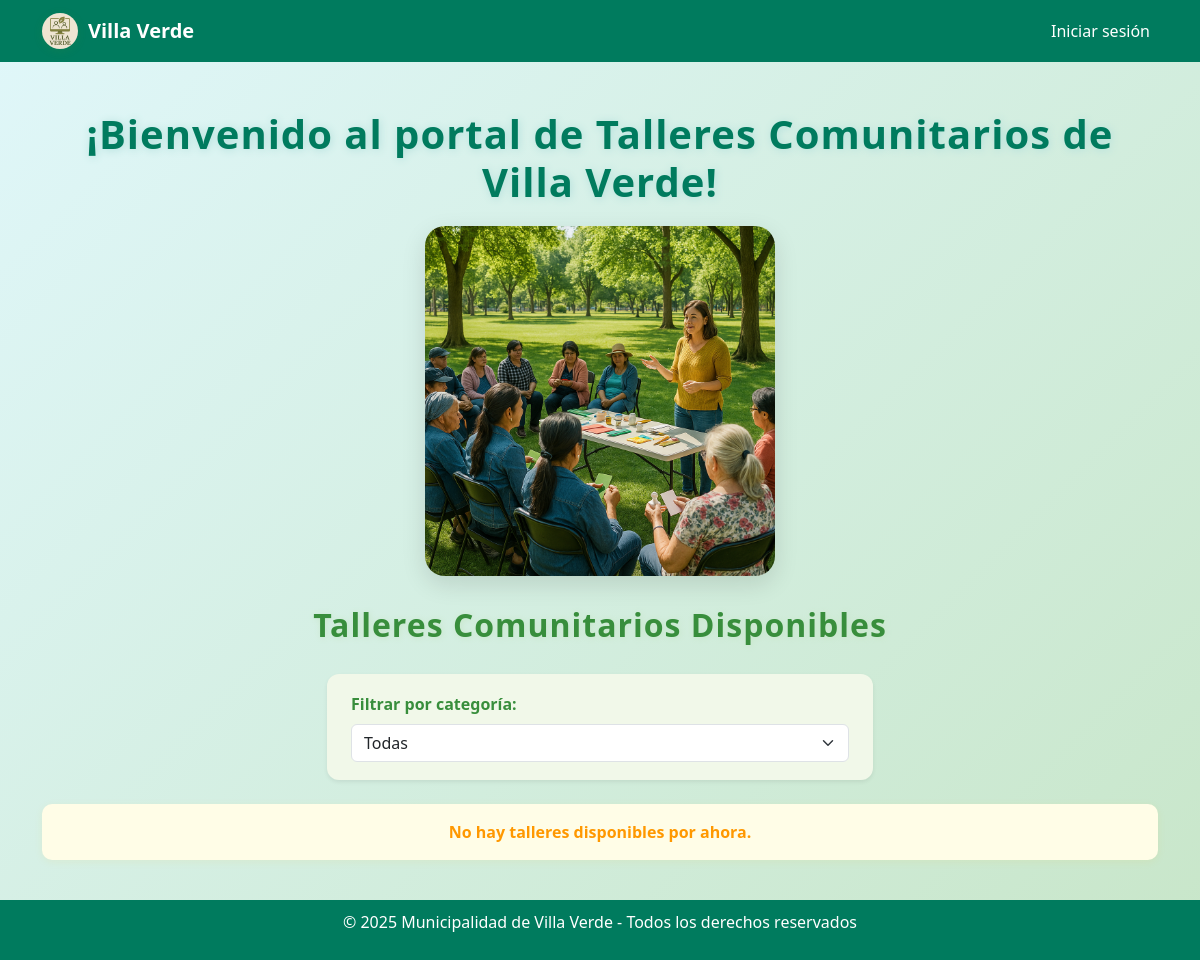
The app's page /, older data.
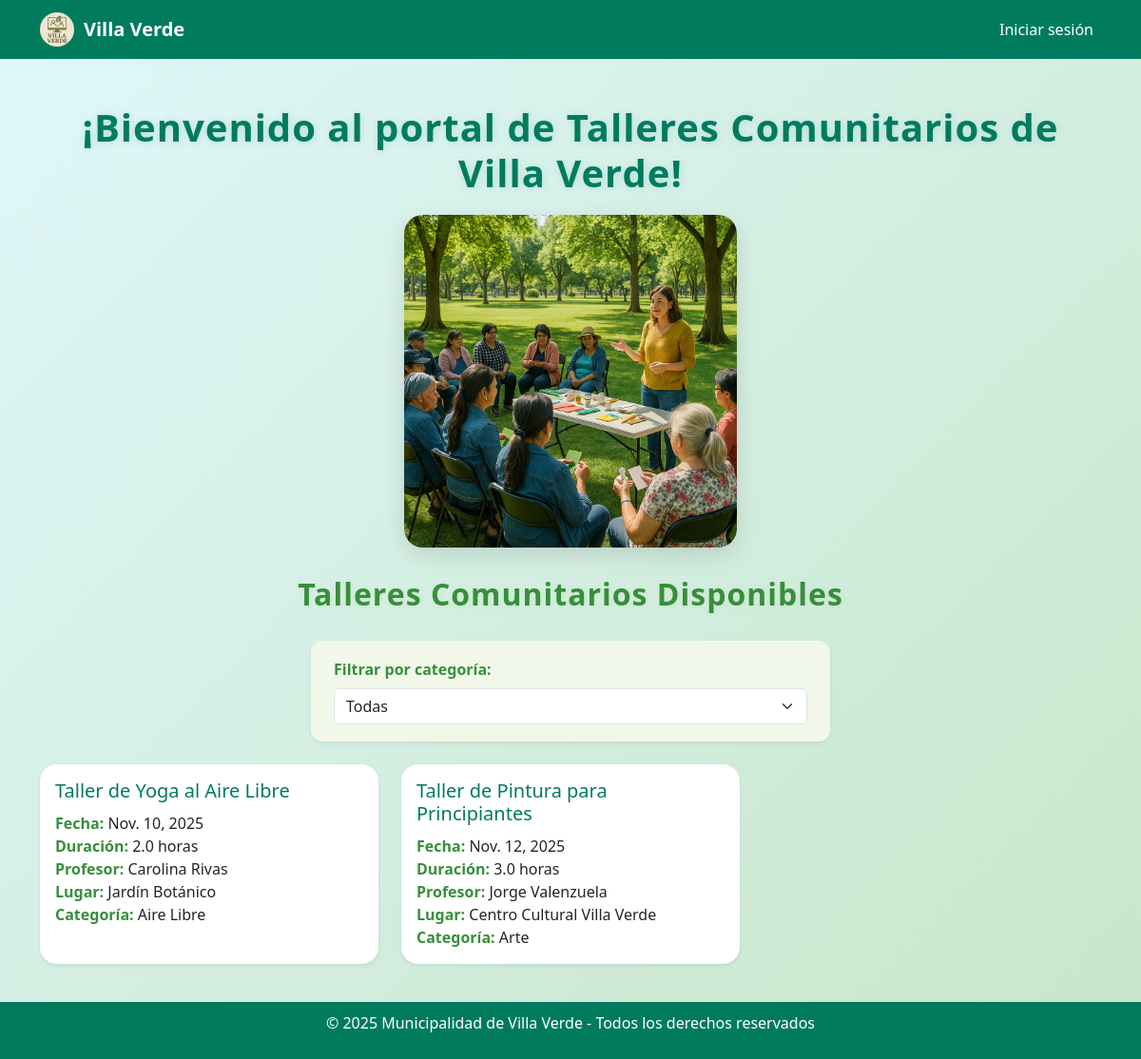
The same page, newer data.
### talleres/models.py (models this page shows, shortened)
class Taller(models.Model):
    ESTADOS = [
        ('pendiente', 'Pendiente'),
        ('aceptado', 'Aceptado'),
        ('rechazado', 'Rechazado'),
    ]
    titulo = models.CharField(max_length=150)
    fecha = models.DateField()
    duracion_horas = models.FloatField()
    estado = models.CharField(max_length=10, choices=ESTADOS, default='pendiente')
    observacion = models.TextField(null=True, blank=True)
    profesor = models.ForeignKey(Profesor, on_delete=models.CASCADE)
    lugar = models.ForeignKey(Lugar, on_delete=models.CASCADE)
    categoria = models.ForeignKey(Categoria, on_delete=models.CASCADE)

class Profesor(models.Model):
    nombre_completo = models.CharField(max_length=150)

class Lugar(models.Model):
    nombre = models.CharField(max_length=100)
    direccion = models.CharField(max_length=255)

class Categoria(models.Model):
    nombre = models.CharField(max_length=100)
    descripcion = models.TextField()

### talleres/views.py (the view)
# urls.py: path('', views.home, name='home'),
def home(request):
    categoria_id = request.GET.get('categoria')
    talleres = Taller.objects.filter(
        estado='aceptado',
        fecha__gte=timezone.now()
    )
    if categoria_id:
        talleres = talleres.filter(categoria_id=categoria_id)
    categorias = Categoria.objects.all()
    return render(request, 'talleres/home.html', {
        'talleres': talleres,
        'categorias': categorias,
        'categoria_actual': categoria_id
    })

### talleres/templates/talleres/home.html (shortened to what this page needs)
{% extends "talleres/base.html" %}
{% block content %}
{% load static %}
<h1 class="custom-header">¡Bienvenido al portal de Talleres Comunitarios de Villa Verde!</h1>
<div class="mb-4">
    <img src="{% static 'talleres/images/imagen.jpg' %}" class="custom-img" alt="Villa Verde">
</div>
<h2 class="custom-section-title">Talleres Comunitarios Disponibles</h2>
<div class="row justify-content-center mb-4">
    <div class="col-md-6">
        <form method="get" class="custom-form shadow-sm">
            <label for="categoria" class="form-label fw-bold" style="color:#388e3c;">Filtrar por categoría:</label>
            <select name="categoria" id="categoria" class="form-select" onchange="this.form.submit()">
                <option value="">Todas</option>
            </select>
        </form>
    </div>
</div>
{% if talleres %}
<div class="row row-cols-1 row-cols-md-3 g-4">
    {% for taller in talleres %}
    <div class="col">
        <div class="card custom-card h-100 shadow-sm">
            <div class="card-body">
                <h5 class="card-title custom-card-title">{{ taller.titulo }}</h5>
                <p class="card-text custom-card-text">
                    <strong>Fecha:</strong> {{ taller.fecha }}<br>
                    <strong>Duración:</strong> {{ taller.duracion_horas }} horas<br>
                    <strong>Profesor:</strong> {{ taller.profesor.nombre_completo }}<br>
                    <strong>Lugar:</strong> {{ taller.lugar.nombre }}<br>
                    <strong>Categoría:</strong> {{ taller.categoria.nombre }}
                </p>
            </div>
        </div>
    </div>
    {% endfor %}
</div>
{% else %}
<div class="alert alert-warning text-center mt-4" role="alert">
    No hay talleres disponibles por ahora.
</div>
{% endif %}
{% endblock %}

### talleres/templates/talleres/base.html (shortened to what this page needs)
{% load static %}
<!DOCTYPE html>
<html lang="es">
<head>
    <link href="https://cdn.jsdelivr.net/npm/bootstrap@5.3.0/dist/css/bootstrap.min.css" rel="stylesheet">
</head>
<body>
<nav class="navbar navbar-expand-lg">
    <div class="container">
        <a class="navbar-brand fw-bold d-flex align-items-center" href="{% url 'home' %}">
            <img src="{% static 'talleres/images/logo.png' %}" alt="Logo Villa Verde">
            Villa Verde
        </a>
        <div class="collapse navbar-collapse justify-content-end">
            <ul class="navbar-nav">
                {% if user.is_authenticated %}
                    {% if not user.is_staff or user.is_superuser %}
                        <li class="nav-item">
                            <a class="nav-link" href="{% url 'proponer_taller' %}">Proponer Taller</a>
                        </li>
                    {% endif %}
                        <li class="nav-item">
                            <a class="nav-link" href="{% url 'logout' %}">Cerrar sesión</a>
                        </li>
                    {% else %}
                        <li class="nav-item">
                            <a class="nav-link" href="{% url 'login' %}">Iniciar sesión</a>
                        </li>
                    {% endif %}
            </ul>
        </div>
    </div>
</nav>
<main class="container mt-5">
    {% block content %}{% endblock %}
</main>
<footer>
    <p>&copy; 2025 Municipalidad de Villa Verde - Todos los derechos reservados</p>
</footer>
</body>
</html>

### talleres/templates/talleres/base.html (style rules this page uses)
body { background-color: #f8f9fa; }
.navbar { background-color: #007B5E; }
.navbar-brand, .nav-link, .navbar-text { color: #fff !important; }
.navbar-brand img { height: 36px; width: 36px; margin-right: 10px; border-radius: 50%; box-shadow: 0 2px 8px #388e3c33; object-fit: cover; }
footer { margin-top: 40px; padding: 10px 0; background-color: #007B5E; color: #fff; text-align: center; }

### talleres/templates/talleres/home.html (style rules this page uses)
body { background: linear-gradient(135deg, #e0f7fa 0%, #c8e6c9 100%); }
.custom-header { text-align: center; font-weight: bold; color: #007B5E; letter-spacing: 1px; margin-top: 30px; margin-bottom: 20px; text-shadow: 1px 1px 8px #b2dfdb; }
.custom-img { display: block; margin: 0 auto 30px auto; border-radius: 20px; box-shadow: 0 8px 24px rgba(0,0,0,0.12); max-width: 90%; max-height: 350px; object-fit: cover; }
.custom-section-title { text-align: center; margin-bottom: 30px; font-weight: bold; color: #388e3c; letter-spacing: 1px; text-shadow: 1px 1px 6px #c8e6c9; }
.custom-card { border: none; border-radius: 18px; background: #fff; box-shadow: 0 4px 18px rgba(0,0,0,0.10); transition: transform 0.2s, box-shadow 0.2s; }
.custom-card-title { color: #007B5E; font-size: 1.25rem; margin-bottom: 10px; }
.custom-card-text strong { color: #388e3c; }
.custom-form { background: #f1f8e9; border-radius: 12px; padding: 18px 24px; box-shadow: 0 2px 8px rgba(56,142,60,0.08); }

Row changes from the older to the newer data that the page shows:
added Taller: titulo "Taller de Yoga al Aire Libre", fecha "Nov. 10, 2025", duracion_horas "2.0", profesor.nombre_completo "Carolina Rivas", lugar.nombre "Jardín Botánico", categoria.nombre "Aire Libre"
added Taller: titulo "Taller de Pintura para Principiantes", fecha "Nov. 12, 2025", duracion_horas "3.0", profesor.nombre_completo "Jorge Valenzuela", lugar.nombre "Centro Cultural Villa Verde", categoria.nombre "Arte"
Text that changed along with them:
text no longer shown: "No hay talleres disponibles por ahora."
